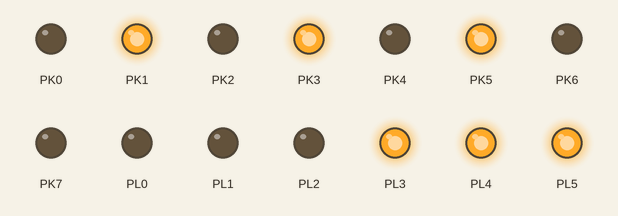
This program was run on a simulated ATmega2560, built with avr-gcc and emulated at 14.7456 MHz. On the bench: output pins drawn as LEDs (lit = HIGH). At 24.0 s the program stops and its outputs stay as they are.

Above: at 0.1 s.
At 2.1 s:
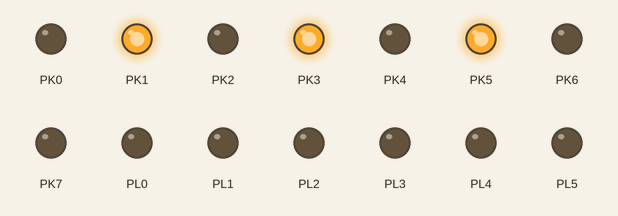
At 4.1 s:
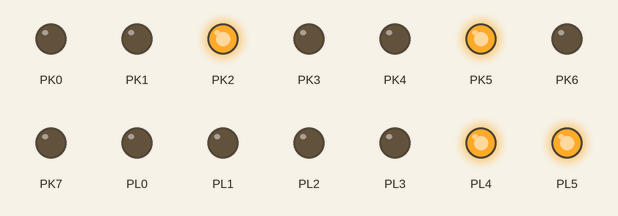
At 7.1 s:
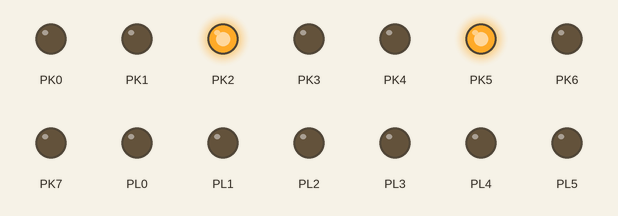
At 12.1 s:
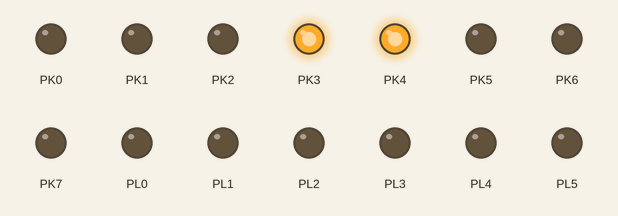
At 22.1 s:
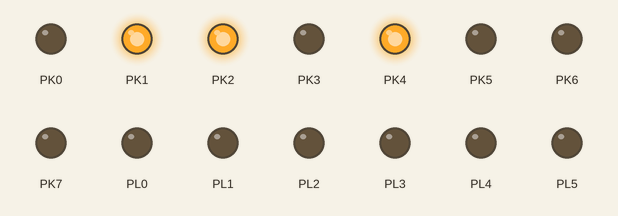
Timing chart, 0 to 23.6 s (numbered marks = the images above):
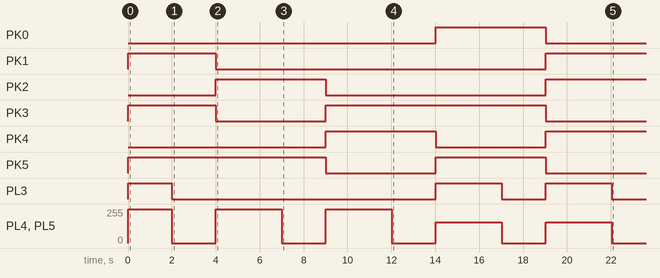

Measured:
- by itself, PK0: LOW → HIGH at 14.0 s, → LOW 5.0 s later
- by itself, PK1: LOW → HIGH at 0.00 s, → LOW 4.0 s later, → HIGH 15.0 s later
- by itself, PK2: LOW → HIGH at 4.0 s, → LOW 5.0 s later, → HIGH 10.0 s later
- by itself, PK3: LOW → HIGH at 0.00 s, → LOW 4.0 s later, → HIGH 5.0 s later, → LOW 10.0 s later
- by itself, PK4: LOW → HIGH at 9.0 s, → LOW 5.0 s later, → HIGH 5.0 s later
- by itself, PK5: LOW → HIGH at 0.00 s, → LOW 9.0 s later, → HIGH 5.0 s later, → LOW 5.0 s later
- by itself, PL3: goes HIGH 2.0 s, LOW 12.0 s, HIGH 3.0 s, LOW 2.0 s, HIGH 3.0 s, then LOW
- by itself, PL4, PL5: 0/255 → 255/255 at 0.00 s, → 0/255 2.0 s later, → 255/255 2.0 s later, → 0/255 3.0 s later, … (10 changes in this stretch)

The program:

main.c
```c
/*
 * Motor_control.c
 *
 * Created: 28/12/2018 17:08:49
 * Author : hyper
 */
#define F_CPU 14745600
#include <avr/io.h>
#include <util/delay.h>
#include <avr/interrupt.h>

void timer5_init()
{
	TCCR5B = 0x00; //stop
	TCNT5H = 0x00; //Counter higher 8 bit value
	TCNT5L = 0x00; //Counter lower 8 bit value
	OCR5AH = 0x00; //Output Compair Register (OCR)
	OCR5AL = 0x00; //Output Compair Register (OCR)
	OCR5BH = 0x00; //Output Compair Register (OCR)
	OCR5BL = 0x00; //Output Compair Register (OCR)
	OCR5CH = 0x00; //Output Compair Register (OCR)
	OCR5CL = 0x00; //Output Compair Register (OCR)
	TCCR5A = 0xA9; //
	TCCR5C = 0x00;
	TCCR5B = 0x0B; //start Timer, prescaler 64,Fast PWM 8-bit
}

void init_timer()
{
	cli(); //Clears the global interrupts
	timer5_init();
	TIMSK5 = 0x01; //timer4 overflow interrupt enable
	sei();   //Enables the global interrupts
}

ISR (TIMER5_OVF_vect)
{

}

void motor_init(void)
{
	DDRK = 0xFF;
	PORTK = 0x00;
	DDRL = 0xFF;
}

// Function for robot motor-a velocity control
void a_velocity(unsigned char a_motor)
{
	OCR5AL = (unsigned char)a_motor;
}

// Function for robot motor-a velocity control
void b_velocity(unsigned char b_motor)
{
	OCR5BL = (unsigned char)b_motor;
}

// Function for robot motor-a velocity control
void c_velocity(unsigned char c_motor)
{
	OCR5CL = (unsigned char)c_motor;
}

void all_in_one_velocity (unsigned char a_motor1, unsigned char b_motor1, unsigned char c_motor1)
{
	OCR5AL = (unsigned char)a_motor1;
	OCR5BL = (unsigned char)b_motor1;
	OCR5CL = (unsigned char)c_motor1;
}

void rotate_anticlock(void)
{
	PORTK = 0x2A;
}

void rotate_clock (void)
{
	PORTK = 0x15;
}

void forward (void)
{
	PORTK = 0x24;
	b_velocity(255);
	c_velocity(255);
}

void backward (void)
{
	PORTK = 0x18;
	b_velocity(255);
	c_velocity(255);
}

void right (void)
{
	PORTK = 0x29;
	a_velocity(255);
	b_velocity(155);
	c_velocity(155);
}

void left (void)
{
	PORTK = 0x16;
	a_velocity(255);
	b_velocity(155);
	c_velocity(155);
}


int main(void)
{
	init_timer();
	motor_init();

    /* Replace with your application code */

		rotate_anticlock();

		all_in_one_velocity(255,255,255);
		_delay_ms(2000);
		all_in_one_velocity(0,0,0);
		_delay_ms(2000);


		forward();
		_delay_ms(3000);
		all_in_one_velocity(0,0,0);
		_delay_ms(2000);

		backward();
		_delay_ms(3000);
		all_in_one_velocity(0,0,0);
		_delay_ms(2000);

		right();
		_delay_ms(3000);
		all_in_one_velocity(0,0,0);
		_delay_ms(2000);

		left();
		_delay_ms(3000);
		all_in_one_velocity(0,0,0);
		_delay_ms(2000);


}
```
